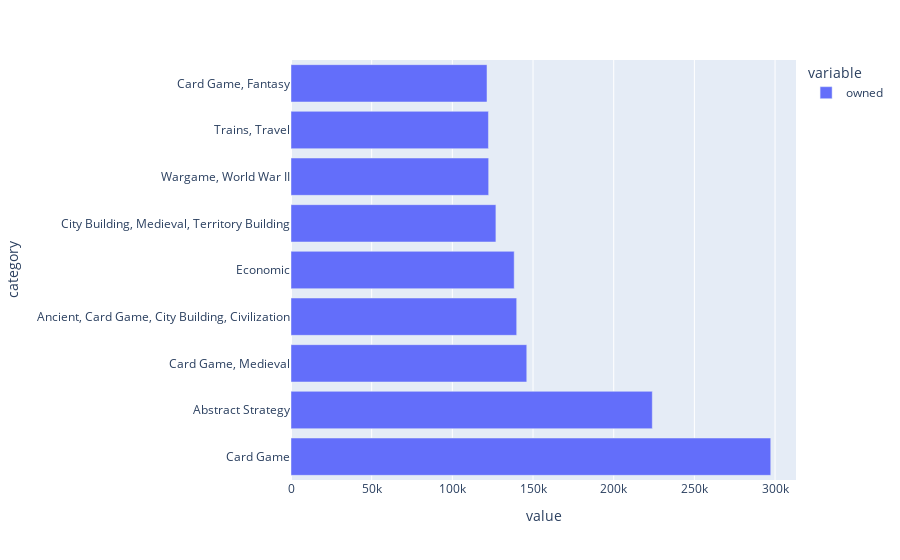

Write notebook code for a chart like this one.
### Markdown cell above
Vemos que de los top 9 categorías, 4 son juegos de mesa de guerra. Por otro lado, hay juegos de cartas, dados y estrategia. Ahora, queremos ver si estos juegos han llegado a tener muchas ventas o si son solo ha sido una moda o hay un trend que sean solo juegos de mesa sobre guerras:

### Code cell
# Merge top 9 category column values with owned column values to get the top 9 categories with the most games owned by users in the dataframe and plot it
bgg[['category','owned']].groupby('category').sum().sort_values(by='owned', ascending=False).head(9).plot(kind='barh')

### Figure 1 — Plotly figure (JSON) as saved in the notebook; plotly's stock layout.template omitted (floating-point values rounded to 4 significant figures)
{"data": [{"alignmentgroup": "True", "hovertemplate": "variable=owned<br>value=%{x}<br>category=%{y}<extra></extra>", "legendgroup": "owned", "marker": {"color": "#636efa", "pattern": {"shape": ""}}, "name": "owned", "offsetgroup": "owned", "orientation": "h", "showlegend": true, "textposition": "auto", "type": "bar", "x": [297326, 223918, 146116, 139872, 138324, 126987, 122507, 122372, 121480], "xaxis": "x", "y": ["Card Game", "Abstract Strategy", "Card Game, Medieval", "Ancient, Card Game, City Building, Civilization", "Economic", "City Building, Medieval, Territory Building", "Wargame, World War II", "Trains, Travel", "Card Game, Fantasy"], "yaxis": "y"}], "layout": {"barmode": "relative", "legend": {"title": {"text": "variable"}, "tracegroupgap": 0}, "margin": {"t": 60}, "xaxis": {"anchor": "y", "domain": [0, 1], "title": {"text": "value"}}, "yaxis": {"anchor": "x", "domain": [0, 1], "title": {"text": "category"}}}}
